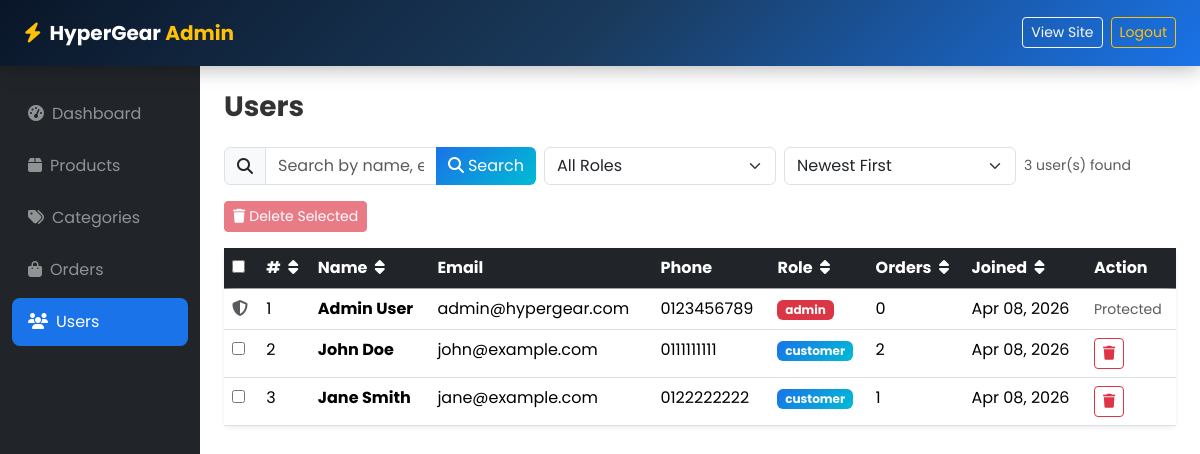
The page /admin/users.php (signed in) on the database its author committed.
### tables this page shows
CREATE TABLE IF NOT EXISTS `users` (
    `id` INT AUTO_INCREMENT PRIMARY KEY,
    `first_name` VARCHAR(50) NOT NULL,
    `last_name` VARCHAR(50) NOT NULL,
    `email` VARCHAR(100) NOT NULL UNIQUE,
    `password` VARCHAR(255) NOT NULL,
    `phone` VARCHAR(20) DEFAULT NULL,
    `address` TEXT DEFAULT NULL,
    `city` VARCHAR(50) DEFAULT NULL,
    `role` ENUM('customer', 'admin') DEFAULT 'customer',
    `created_at` TIMESTAMP DEFAULT CURRENT_TIMESTAMP,
    `updated_at` TIMESTAMP DEFAULT CURRENT_TIMESTAMP ON UPDATE CURRENT_TIMESTAMP
);

### admin/users.php (the view, shortened to what this page needs)
<?php
require_once __DIR__ . '/../config/database.php';
$users = $conn->query("SELECT u.*, (SELECT COUNT(*) FROM orders WHERE user_id=u.id) as order_count FROM users u ORDER BY u.created_at DESC");
require_once __DIR__ . '/../includes/header.php';
?>
<nav class="navbar navbar-expand-lg navbar-dark sticky-top hg-navbar">
    <div class="container-fluid px-4">
        <a class="navbar-brand fw-bold" href="<?= BASE_URL ?>admin/dashboard.php"><i class="fas fa-bolt text-warning me-2"></i>HyperGear <span class="text-warning">Admin</span></a>
        <div class="ms-auto"><a href="<?= BASE_URL ?>" class="btn btn-outline-light btn-sm me-2">View Site</a><a href="<?= BASE_URL ?>pages/logout.php" class="btn btn-outline-warning btn-sm">Logout</a></div>
    </div>
</nav>
<div class="container-fluid">
    <div class="row">
        <div class="col-lg-2 bg-dark min-vh-100 py-4 admin-sidebar">
            <nav class="nav flex-column">
                <a class="nav-link text-white-50" href="<?= BASE_URL ?>admin/dashboard.php"><i class="fas fa-tachometer-alt me-2"></i>Dashboard</a>
                <a class="nav-link text-white-50" href="<?= BASE_URL ?>admin/products.php"><i class="fas fa-box me-2"></i>Products</a>
                <a class="nav-link text-white-50" href="<?= BASE_URL ?>admin/categories.php"><i class="fas fa-tags me-2"></i>Categories</a>
                <a class="nav-link text-white-50" href="<?= BASE_URL ?>admin/orders.php"><i class="fas fa-shopping-bag me-2"></i>Orders</a>
                <a class="nav-link text-white active" href="<?= BASE_URL ?>admin/users.php"><i class="fas fa-users me-2"></i>Users</a>
            </nav>
        </div>
        <div class="col-lg-10 py-4 px-4">
            <div class="d-flex justify-content-between align-items-center mb-4">
                <h3 class="fw-bold mb-0">Users</h3>
            </div>
            <div class="row mb-3 g-2">
                <div class="col-md-4">
                    <div class="input-group">
                        <span class="input-group-text"><i class="fas fa-search"></i></span>
                        <input type="text" id="userSearch" class="form-control" placeholder="Search by name, email, or phone..." onkeyup="filterUsers()">
                        <button class="btn btn-primary" type="button" onclick="filterUsers()"><i class="fas fa-search me-1"></i>Search</button>
                    </div>
                </div>
                <div class="col-md-3">
                    <select id="roleFilter" class="form-select" onchange="filterUsers()">
                        <option value="">All Roles</option>
                    </select>
                </div>
                <div class="col-md-3">
                    <select id="sortBy" class="form-select" onchange="sortUsers()">
                        <option value="id-desc">Newest First</option>
                    </select>
                </div>
                <div class="col-md-2">
                    <span class="text-muted small mt-2 d-block" id="resultCount"></span>
                </div>
            </div>
            <form method="POST" id="usersForm">
                <div class="mb-3">
                    <button type="button" class="btn btn-danger btn-sm" id="deleteSelectedBtn" disabled onclick="confirmDelete()">
                        <i class="fas fa-trash me-1"></i>Delete Selected
                    </button>
                </div>
                <div class="card border-0 shadow-sm">
                    <div class="card-body p-0">
                        <div class="table-responsive">
                            <table class="table table-hover mb-0" id="usersTable">
                                <thead class="table-dark">
                                    <tr>
                                        <th><input type="checkbox" id="selectAll" onchange="toggleAll(this)"></th>
                                        <th class="sortable" onclick="sortByColumn('id')"># <i class="fas fa-sort ms-1"></i></th>
                                        <th class="sortable" onclick="sortByColumn('name')">Name <i class="fas fa-sort ms-1"></i></th>
                                        <th>Email</th>
                                        <th>Phone</th>
                                        <th class="sortable" onclick="sortByColumn('role')">Role <i class="fas fa-sort ms-1"></i></th>
                                        <th class="sortable" onclick="sortByColumn('orders')">Orders <i class="fas fa-sort ms-1"></i></th>
                                        <th class="sortable" onclick="sortByColumn('date')">Joined <i class="fas fa-sort ms-1"></i></th>
                                        <th>Action</th>
                                    </tr>
                                </thead>
                                <tbody id="usersBody">
                                    <?php while ($u = $users->fetch_assoc()): ?>
                                        <tr data-id="<?= $u['id'] ?>" data-name="<?= htmlspecialchars(strtolower($u['first_name'] . ' ' . $u['last_name'])) ?>" data-email="<?= htmlspecialchars(strtolower($u['email'])) ?>" data-phone="<?= htmlspecialchars($u['phone'] ?? '') ?>" data-role="<?= $u['role'] ?>" data-orders="<?= $u['order_count'] ?>" data-date="<?= $u['created_at'] ?>">
                                            <td>
                                                <?php if ($u['role'] !== 'admin'): ?>
                                                    <input type="checkbox" name="user_ids[]" value="<?= $u['id'] ?>" class="user-checkbox" onchange="updateCount()">
                                                <?php else: ?>
                                                    <i class="fas fa-shield-alt text-muted" title="Admin - cannot delete"></i>
                                                <?php endif; ?>
                                            </td>
                                            <td><?= $u['id'] ?></td>
                                            <td class="fw-bold"><?= htmlspecialchars($u['first_name'] . ' ' . $u['last_name']) ?></td>
                                            <td><?= htmlspecialchars($u['email']) ?></td>
                                            <td><?= htmlspecialchars($u['phone'] ?? '-') ?></td>
                                            <td><span class="badge bg-<?= $u['role'] === 'admin' ? 'danger' : 'primary' ?>"><?= $u['role'] ?></span></td>
                                            <td><?= $u['order_count'] ?></td>
                                            <td><?= date('M d, Y', strtotime($u['created_at'])) ?></td>
                                            <td>
                                                <?php if ($u['role'] !== 'admin'): ?>
                                                    <button type="button" class="btn btn-outline-danger btn-sm" onclick="deleteSingle(<?= $u['id'] ?>)">
                                                        <i class="fas fa-trash"></i>
                                                    </button>
                                                <?php else: ?>
                                                    <span class="text-muted small">Protected</span>
                                                <?php endif; ?>
                                            </td>
                                        </tr>
                                    <?php endwhile; ?>
                                </tbody>
                            </table>
                        </div>
                    </div>
                </div>
            </form>
        </div>
    </div>
</div>

### assets/css/style.css (style rules this page uses)
:root { --hg-blue-deep: #0a1628; --hg-blue-dark: #0d2137; --hg-blue-primary: #1a73e8; --hg-blue-bright: #2196f3; --hg-blue-light: #64b5f6; --hg-blue-cyan: #00bcd4; --hg-gradient-1: linear-gradient( 135deg, #0a1628 0%, #1a3a5c 50%, #1a73e8 100% ); --hg-gradient-2: linear-gradient(135deg, #1a73e8 0%, #00bcd4 100%); --hg-gradient-3: linear-gradient(135deg, #0d2137 0%, #1a73e8 100%); --hg-shadow-blue: 0 4px 20px rgba(26, 115, 232, 0.3); --hg-shadow-glow: 0 0 30px rgba(26, 115, 232, 0.4); --hg-font: "Poppins", sans-serif; --glass-bg: rgba(255, 255, 255, 0.08); --glass-bg-light: rgba(255, 255, 255, 0.65); --glass-border: rgba(255, 255, 255, 0.18); --glass-border-light: rgba(255, 255, 255, 0.35); --glass-blur: 20px; --glass-shadow: 0 8px 32px rgba(0, 0, 0, 0.12); --glass-glow: 0 0 40px rgba(26, 115, 232, 0.15); }
* { margin: 0; padding: 0; box-sizing: border-box; }
body { font-family: var(--hg-font); color: #333; overflow-x: hidden; animation: fadeInPage 0.6s ease-out; }
.hg-navbar { background: var(--hg-gradient-1) !important; box-shadow: 0 2px 20px rgba(0, 0, 0, 0.3); padding: 0.8rem 0; backdrop-filter: blur(10px); z-index: 1050; }
.admin-sidebar .nav-link { padding: 0.75rem 1rem; border-radius: 8px; margin-bottom: 4px; transition: all 0.3s ease; }
.admin-sidebar .nav-link:hover, .admin-sidebar .nav-link.active { background: var(--hg-blue-primary); color: #fff !important; }
.btn-primary { background: var(--hg-gradient-2); border: none; }
.bg-primary { background: var(--hg-gradient-2) !important; }
.badge.bg-primary { background: var(--hg-gradient-2) !important; }
.card { transition: all 0.3s cubic-bezier(0.25, 0.46, 0.45, 0.94); }
.btn { transition: all 0.3s cubic-bezier(0.25, 0.46, 0.45, 0.94); }
.table-dark { background: linear-gradient( 135deg, rgba(10, 22, 40, 0.95), rgba(26, 58, 92, 0.9) ) !important; backdrop-filter: blur(8px); }

### admin/users.php (style rules this page uses)
.sortable { cursor: pointer; user-select: none; }

### rows shown on the page
users: id "1", first_name+last_name "Admin User", email "admin@hypergear.com", phone "0123456789", role "admin", order_count "0", created_at "Apr 08, 2026", shows "Protected"
users: id "2", first_name+last_name "John Doe", email "john@example.com", phone "0111111111", role "customer", order_count "2", created_at "Apr 08, 2026"
users: id "3", first_name+last_name "Jane Smith", email "jane@example.com", phone "0122222222", role "customer", order_count "1", created_at "Apr 08, 2026"
